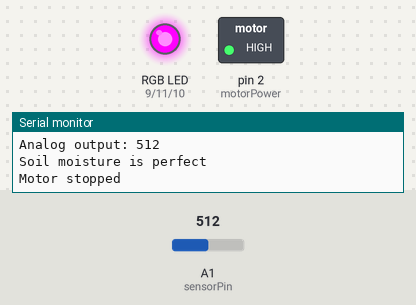
This sketch was run on a simulated Arduino Uno, built with avr-gcc and run on an emulated ATmega328P. On the bench: switched loads named in the sketch (green lamp = pin HIGH), an RGB LED mixed from three pins (HIGH = lit), the last lines printed to the serial monitor. Inputs (shaded band) come from the test bench; at power-on: A1 (sensorPin) = 512. Pins used as bus, display or sensor lines are not drawn.

Above: at 2.8 s.
2.9 s: A1 (sensorPin) set to 636
5.6 s: A1 (sensorPin) set to 659
At 7.2 s:
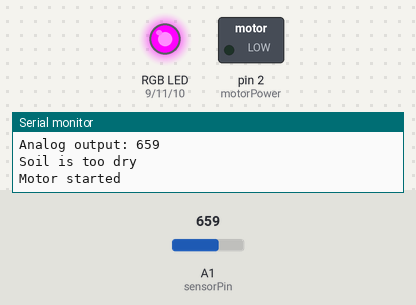
11.5 s: A1 (sensorPin) set to 511
14.2 s: A1 (sensorPin) set to 716
At 18.8 s:
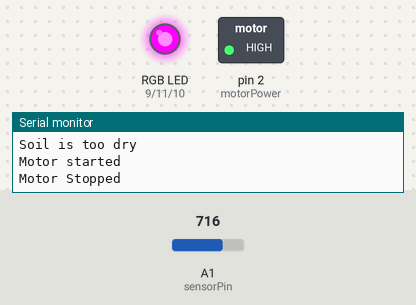
Timing chart, 0 to 21.2 s (numbered marks = the images above; inputs shaded):
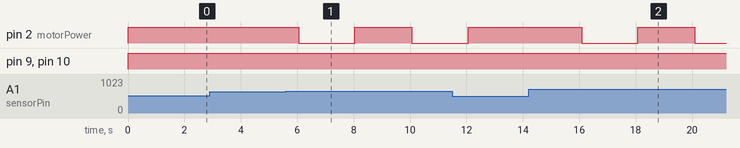

The sketch:

arduino_tingeling_vandings_tingelig.ino
```cpp
// C++ code
//
#define soilWet 350 //definerer grænsen til hvornår jorden er våd
#define soilDry 650 //definerer grænsen til hvornår jorden er tør

#define rgb_red 9 //Den port de forskellige farver til rgb bruger
#define rgb_green 11
#define rgb_blue 10

#define sensorPower 7 //porten vi bruger til at give hydrometeret strøm
#define sensorPin A1 //Det analoge input hvor vi modtager information fra hydrometeret
#define motorPower 2 //Porten vi bruger til at give motoren/vandpumpen strøm

void setup(){
  pinMode(sensorPower, OUTPUT); //Sætter sensorPower pinnen til at være output, så den kan give strøm
  digitalWrite(sensorPower, LOW); //Slukker for strømmen til sensoren, så den ikke bare kører på fuld skrald lige så snart vi tænder den

  pinMode(motorPower, OUTPUT); //Sætter motorPower pinnen til at være output så arduinoen kan give den strøm
  digitalWrite(motorPower, LOW); //Igen slukker for motoren/vandpumpen så den ikke bare kører lige så snart vi tænder det

  pinMode(rgb_red, OUTPUT);
  pinMode(rgb_green, OUTPUT);
  pinMode(rgb_blue, OUTPUT);

  Serial.begin(9600); //Siger til arduinoen at den skal "snakke" med serial monitoren 9600 gange i sekundet
}

void loop() //vores main loop, som er selve programmet
{
  int moisture = readSensor(); //Laver en integer variabel kaldt "moisture" som læser sensoren/hydrometeret
  Serial.print("Analog output: ");
  Serial.println(moisture); //De her 2 linjer printer moisture værdien til kommandopromptet

  if (moisture < soilWet) {
    Serial.println("Soil is too wet");
    digitalWrite(motorPower, HIGH);
    Serial.println("Motor stopped");
  }
  //Noget logik der siger at hvis jorden er for våd, så skal den slukke for motoren (hvis den altså er tændt)

  else if (moisture >= soilWet && moisture < soilDry) {
    Serial.println("Soil moisture is perfect");
    digitalWrite(motorPower, HIGH);
    Serial.println("Motor stopped");
  }
  //Noget mere logik der siger at hvis jorden er midt imellem at være for tør og for våd, så er jorden perfekt, og motoren/vandpumpen stoppes

  else {
    Serial.println("Soil is too dry");
    digitalWrite(motorPower, LOW);
    Serial.println("Motor started");
    delay(2000);
    digitalWrite(motorPower, HIGH);
    Serial.println("Motor Stopped");
  }
  //Logik der gør at hvis jorden er for tør, så tændes motoren i 2000 ms, altså 2 sekunder, så den ikke bare bliver ved med at sprøjte vand

  analogWrite(rgb_red, 255);
  analogWrite(rgb_blue, 255);
  delay(2000); //Et lille delay der gør at den kun løber det her loop igennem en gang i sekundet
  Serial.println(); //Bare et lille mellemrum

}

int readSensor() { //Funktionen der læser sensorens værdi
  digitalWrite(sensorPower, HIGH); //starter med at tænde sensoren
  delay(10); //Lidt tid til at få respons fra sensoren
  int value = analogRead(sensorPin); //Laver variablen "value" som gemmer værdien fra sensoren
  Serial.println(value); //Printer "value" til kommandpromptet så vi kan se værdien
  digitalWrite(sensorPower, LOW); //slukker igen for sensoren
  return value; //Sender den aflæste værdi tilbage til der hvor funktionen er blevet kørt fra
}
```

Measured:
- the behaviour switches between 649 and 650 on A1 (sensorPin) (found by bisection; images 0 and 1)
- after the input at 5.6 s, pin 2 (motorPower): HIGH → LOW after 0.45 s, → HIGH 2.0 s later, → LOW 2.0 s later
- after the input at 14.2 s, pin 2 (motorPower): HIGH → LOW after 1.9 s, → HIGH 2.0 s later, → LOW 2.0 s later
